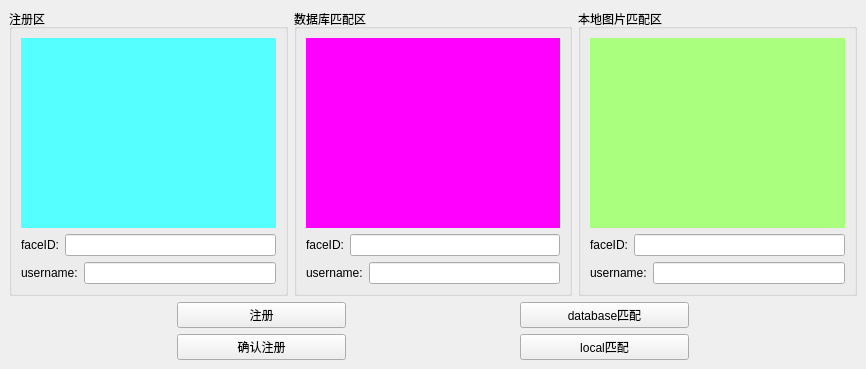
<?xml version="1.0" encoding="UTF-8"?>
<ui version="4.0">
 <class>REGISTER_FACE</class>
 <widget class="QMainWindow" name="REGISTER_FACE">
  <property name="geometry">
   <rect>
    <x>0</x>
    <y>0</y>
    <width>866</width>
    <height>369</height>
   </rect>
  </property>
  <property name="windowTitle">
   <string>MainWindow</string>
  </property>
  <widget class="QWidget" name="centralwidget">
   <layout class="QGridLayout" name="gridLayout_4">
    <item row="0" column="0">
     <layout class="QVBoxLayout" name="verticalLayout_6" stretch="12,1">
      <item>
       <layout class="QHBoxLayout" name="horizontalLayout_6">
        <item>
         <widget class="QGroupBox" name="groupBox">
          <property name="title">
           <string>注册区</string>
          </property>
          <layout class="QGridLayout" name="gridLayout">
           <item row="0" column="0">
            <layout class="QVBoxLayout" name="verticalLayout_4" stretch="8,1,1">
             <item>
              <widget class="QLabel" name="labelDisplay">
               <property name="styleSheet">
                <string notr="true">background-color: rgb(85, 255, 255);</string>
               </property>
               <property name="text">
                <string/>
               </property>
              </widget>
             </item>
             <item>
              <layout class="QHBoxLayout" name="horizontalLayout_5">
               <item>
                <widget class="QLabel" name="label">
                 <property name="text">
                  <string>faceID:</string>
                 </property>
                </widget>
               </item>
               <item>
                <widget class="QLineEdit" name="lineEditFaceIdR"/>
               </item>
              </layout>
             </item>
             <item>
              <layout class="QHBoxLayout" name="horizontalLayout_4">
               <item>
                <widget class="QLabel" name="label_2">
                 <property name="text">
                  <string>username:</string>
                 </property>
                </widget>
               </item>
               <item>
                <widget class="QLineEdit" name="lineEditLicenseR"/>
               </item>
              </layout>
             </item>
            </layout>
           </item>
          </layout>
         </widget>
        </item>
        <item>
         <widget class="QGroupBox" name="groupBox_2">
          <property name="title">
           <string>数据库匹配区</string>
          </property>
          <layout class="QGridLayout" name="gridLayout_2">
           <item row="0" column="0">
            <layout class="QVBoxLayout" name="verticalLayout_3" stretch="8,1,1">
             <item>
              <widget class="QLabel" name="labelMatch">
               <property name="styleSheet">
                <string notr="true">background-color: rgb(255, 0, 255);</string>
               </property>
               <property name="text">
                <string/>
               </property>
              </widget>
             </item>
             <item>
              <layout class="QHBoxLayout" name="horizontalLayout">
               <item>
                <widget class="QLabel" name="label_6">
                 <property name="text">
                  <string>faceID:</string>
                 </property>
                </widget>
               </item>
               <item>
                <widget class="QLineEdit" name="lineEditFaceIdM"/>
               </item>
              </layout>
             </item>
             <item>
              <layout class="QHBoxLayout" name="horizontalLayout_3">
               <item>
                <widget class="QLabel" name="label_5">
                 <property name="text">
                  <string>username:</string>
                 </property>
                </widget>
               </item>
               <item>
                <widget class="QLineEdit" name="lineEditLicenseM"/>
               </item>
              </layout>
             </item>
            </layout>
           </item>
          </layout>
         </widget>
        </item>
        <item>
         <widget class="QGroupBox" name="groupBox_3">
          <property name="title">
           <string>本地图片匹配区</string>
          </property>
          <layout class="QGridLayout" name="gridLayout_3">
           <item row="0" column="0">
            <layout class="QVBoxLayout" name="verticalLayout_5" stretch="8,1,1">
             <item>
              <widget class="QLabel" name="labelMatch_2">
               <property name="styleSheet">
                <string notr="true">background-color: rgb(170, 255, 127);</string>
               </property>
               <property name="text">
                <string/>
               </property>
              </widget>
             </item>
             <item>
              <layout class="QHBoxLayout" name="horizontalLayout_7">
               <item>
                <widget class="QLabel" name="label_7">
                 <property name="text">
                  <string>faceID:</string>
                 </property>
                </widget>
               </item>
               <item>
                <widget class="QLineEdit" name="lineEditFaceIdM_2"/>
               </item>
              </layout>
             </item>
             <item>
              <layout class="QHBoxLayout" name="horizontalLayout_8">
               <item>
                <widget class="QLabel" name="label_8">
                 <property name="text">
                  <string>username:</string>
                 </property>
                </widget>
               </item>
               <item>
                <widget class="QLineEdit" name="lineEditLicenseM_2"/>
               </item>
              </layout>
             </item>
            </layout>
           </item>
          </layout>
         </widget>
        </item>
       </layout>
      </item>
      <item>
       <layout class="QHBoxLayout" name="horizontalLayout_2">
        <item>
         <spacer name="horizontalSpacer">
          <property name="orientation">
           <enum>Qt::Horizontal</enum>
          </property>
          <property name="sizeHint" stdset="0">
           <size>
            <width>40</width>
            <height>20</height>
           </size>
          </property>
         </spacer>
        </item>
        <item>
         <layout class="QVBoxLayout" name="verticalLayout">
          <item>
           <widget class="QToolButton" name="btnRegister">
            <property name="sizePolicy">
             <sizepolicy hsizetype="Expanding" vsizetype="Expanding">
              <horstretch>0</horstretch>
              <verstretch>0</verstretch>
             </sizepolicy>
            </property>
            <property name="text">
             <string>注册</string>
            </property>
           </widget>
          </item>
          <item>
           <widget class="QPushButton" name="btnConfirmRegister">
            <property name="text">
             <string>确认注册</string>
            </property>
           </widget>
          </item>
         </layout>
        </item>
        <item>
         <spacer name="horizontalSpacer_2">
          <property name="orientation">
           <enum>Qt::Horizontal</enum>
          </property>
          <property name="sizeHint" stdset="0">
           <size>
            <width>40</width>
            <height>20</height>
           </size>
          </property>
         </spacer>
        </item>
        <item>
         <layout class="QVBoxLayout" name="verticalLayout_2">
          <item>
           <widget class="QPushButton" name="btnMatch">
            <property name="sizePolicy">
             <sizepolicy hsizetype="Expanding" vsizetype="Expanding">
              <horstretch>0</horstretch>
              <verstretch>0</verstretch>
             </sizepolicy>
            </property>
            <property name="text">
             <string>database匹配</string>
            </property>
           </widget>
          </item>
          <item>
           <widget class="QPushButton" name="btnConfirmMatch">
            <property name="sizePolicy">
             <sizepolicy hsizetype="Expanding" vsizetype="Expanding">
              <horstretch>0</horstretch>
              <verstretch>0</verstretch>
             </sizepolicy>
            </property>
            <property name="text">
             <string>local匹配</string>
            </property>
           </widget>
          </item>
         </layout>
        </item>
        <item>
         <spacer name="horizontalSpacer_3">
          <property name="orientation">
           <enum>Qt::Horizontal</enum>
          </property>
          <property name="sizeHint" stdset="0">
           <size>
            <width>40</width>
            <height>20</height>
           </size>
          </property>
         </spacer>
        </item>
       </layout>
      </item>
     </layout>
    </item>
   </layout>
  </widget>
 </widget>
 <resources/>
 <connections/>
</ui>
